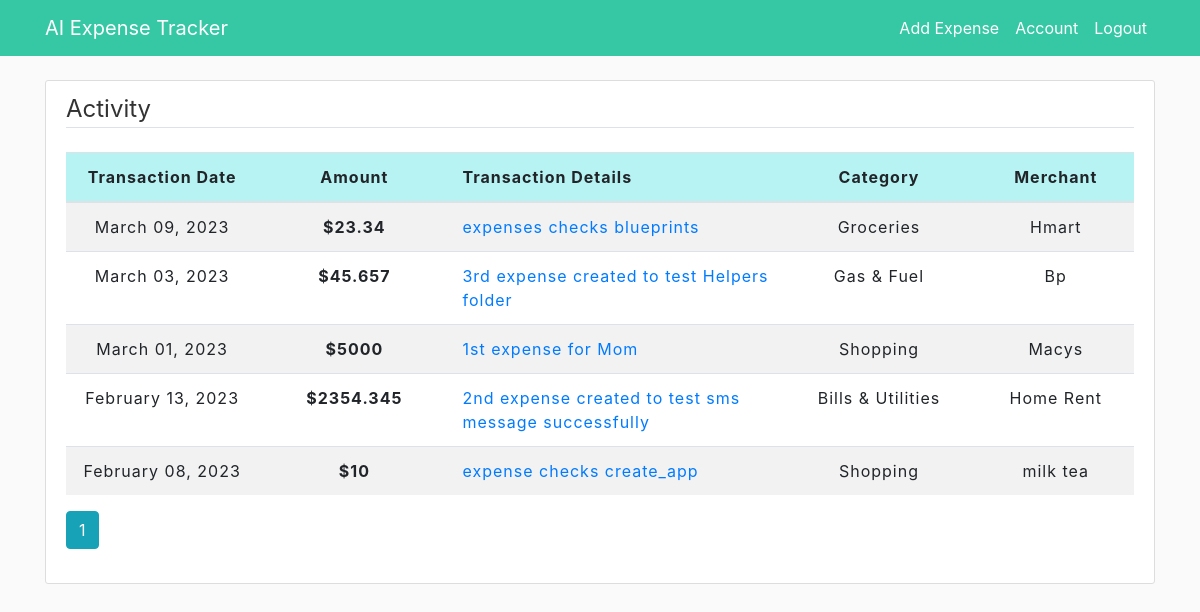
The page /home (signed in) on the database as committed earlier.
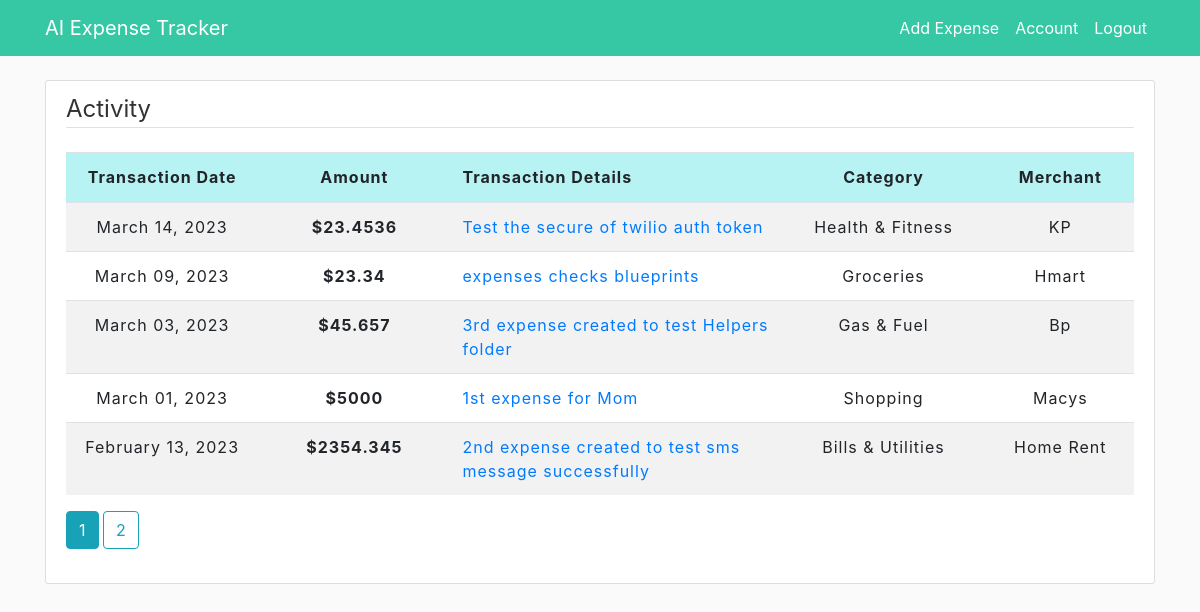
The same page on the database as committed later.
### app/models.py (models this page shows, shortened)
class Expense(db.Model):
    id = db.Column(db.Integer, primary_key=True)
    title = db.Column(db.String(100), nullable=False)
    amount = db.Column(db.Numeric(precision=8, asdecimal=False,
                       decimal_return_scale=2), nullable=False)
    date_spend = db.Column(db.DateTime, nullable=False)
    category = db.Column(db.String(20), nullable=False)
    merchant = db.Column(db.String(30), nullable=False)
    user_id = db.Column(db.Integer, db.ForeignKey('user.id'), nullable=False)
    date_posted = db.Column(db.DateTime, nullable=False)

### app/main/routes.py (the view)
@head.route("/home")
@login_required
def home():
    page = request.args.get('page', 1, type=int)
    expenses = Expense.query.order_by(
        Expense.date_spend.desc()).paginate(page=page, per_page=5)
    return render_template('home.html', expenses=expenses)

### app/models.py (called while the page is built)
@login_manager.user_loader
def load_user(user_id):
    return User.query.get(int(user_id))

### app/templates/home.html
{% extends "layout.html" %}
{% block content %}
    <div class="content-section">
        <legend class="border-bottom mb-4">Activity</legend>
        <div>
            <table id="data" class="table table-striped">
                <thead>
                    <tr class="table-header">
                      <th class="text-center">Transaction Date</th>
                      <th class="text-center">Amount</th>
                      <th>Transaction Details</th>
                      <th class="text-center">Category</th>
                      <th class="text-center">Merchant</th>
                    </tr>
                  </thead>
                  <tbody>
                    {% for expense in expenses.items %}
                      <tr class="table-row">
                        <td class="text-center" style="width: 18%;">{{ expense.date_spend.strftime("%B %d, %Y") }}</td>
                        <th class="text-center" style="width: 18%;">${{ expense.amount }}</th>
                        <td class="text-wrap"><a href="{{ url_for('expenses.expense', expense_id=expense.id) }}">{{ expense.title }}</a></td>
                        <td class="text-center">{{ expense.category }}</td>
                        <td class="text-center">{{ expense.merchant }}</td>
                      </tr>
                    {% endfor %}
                  </tbody>
            </table>
        </div>
        {% for page_num in expenses.iter_pages(left_edge=1, right_edge=1, left_current=1, right_current=2) %}
          {% if page_num %}
            {% if expenses.page == page_num %}
              <a class="btn btn-info mb-4" href="{{ url_for('head.home', page=page_num) }}">{{ page_num }}</a>
            {% else %}
              <a class="btn btn-outline-info mb-4" href="{{ url_for('head.home', page=page_num) }}">{{ page_num }}</a>
            {% endif %}
          {% else %}
            ...
          {% endif %}
        {% endfor %}
   </div>
{% endblock content %}

### app/templates/layout.html (shortened to what this page needs)
<!DOCTYPE html>
<html>
    <head>
        <link rel="stylesheet" href="https://cdn.jsdelivr.net/npm/bootstrap@4.3.1/dist/css/bootstrap.min.css">
        <link rel="stylesheet" type="text/css" href="https://cdn.datatables.net/1.13.3/css/dataTables.bootstrap5.min.css">
        <link rel="stylesheet" type="text/css" href="{{ url_for('static', filename='main.css') }}">
    </head>
    <body>
        <header class="site-header">
            <nav class="navbar navbar-expand-md navbar-dark bg-steel fixed-top">
                <div class="container">
                    {% if current_user.is_authenticated %}
                        <a class="navbar-brand mr-4" href="/home">AI Expense Tracker</a>
                    {% else %}
                        <a class="navbar-brand mr-4" href="/">AI Expense Tracker</a>
                    {% endif %}
                    <div class="collapse navbar-collapse" id="navbarToggle">
                        <div class="navbar-nav ml-auto">
                            {% if current_user.is_authenticated %}
                                <a class="nav-item nav-link" href="{{ url_for('expenses.new_expense') }}">Add Expense</a>
                                <a class="nav-item nav-link" href="{{ url_for('users.account') }}">Account</a>
                                <a class="nav-item nav-link" href="{{ url_for('users.logout') }}">Logout</a>
                            {% else %}
                                <a class="nav-item nav-link" href="{{ url_for('users.login') }}">Login</a>
                                <a class="nav-item nav-link" href="{{ url_for('users.register') }}">Register</a>
                            {% endif %}
                        </div>
                    </div>
                </div>
          </nav>
        </header>
        <main role="main" class="container">
            {% block content %}{% endblock %}
        </main>
    </body>
</html>

### app/static/main.css (style rules this page uses)
body { background: #fafafa; color: #333333; margin-top: 5rem; }
.bg-steel { background-color: rgb(54, 200, 164); }
.site-header .navbar-nav .nav-link { color: white; }
.content-section { background: #ffffff; padding: 10px 20px; border: 1px solid #dddddd; border-radius: 3px; margin-top: 50px; margin-bottom: 20px; }
.table { width: 100%; border-spacing: 0; letter-spacing: 1px; }
.table-header { background-color: #b8f3f3; padding: 5px 5px; }
.table-row:nth-child(even) { background-color: #ffffff; }
.text-center { text-align: center; }
.text-wrap { width: 330px; overflow: hidden; text-overflow: ellipsis; white-space: nowrap; }

Rows that differ between the two databases and show on the page:
no longer on this page (row unchanged): Expense: date_spend "February 08, 2023", amount "10", title "expense checks create_app", category "Shopping", merchant "milk tea"
added Expense: date_spend "March 14, 2023", amount "23.4536", title "Test the secure of twilio auth token", category "Health & Fitness", merchant "KP"
Other text that changed with them:
new list line: "2"
